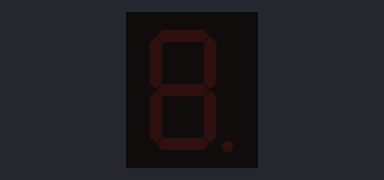
A sketch run on a simulated Arduino Uno, built with avr-gcc and run on an emulated ATmega328P. Parts: 1-digit seven-segment display.

Above: at 0.1 s.
At 1.1 s:
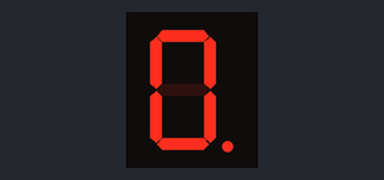
At 2.1 s:
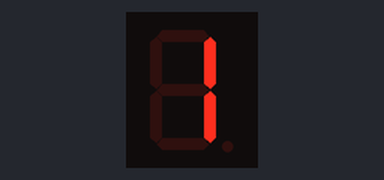
At 5.1 s:
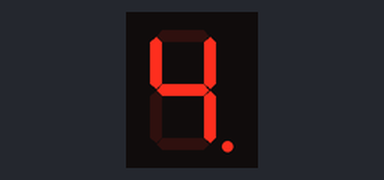
At 7.1 s:
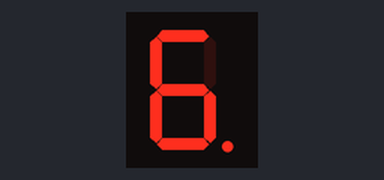
At 10.1 s:
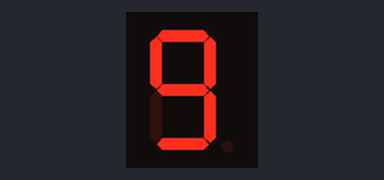

The sketch:

Sev_seg_single_digit_V2.ino
```cpp
#include "SevSeg.h"
SevSeg sevseg;

void setup(){
    byte numDigits = 1;
    byte digitPins[] = {};
    byte segmentPins[] = {7, 6, 4, 2, 1, 9, 10, 5};
    bool resistorsOnSegments = true;

    byte hardwareConfig = COMMON_CATHODE;
    sevseg.begin(hardwareConfig, numDigits, digitPins, segmentPins, resistorsOnSegments);
    sevseg.setBrightness(90);
}

void loop(){
    for(int i = 0; i < 10; i++){
        sevseg.setNumber(i, i%2);
        delay(1000);
        sevseg.refreshDisplay();
        }
}
```

Measured:
- by itself, everything shown: repeats every 10.0 s, in 10 steps
- what the display in image 1 shows lasts 1.0 s, from 1.0 s to 2.0 s
